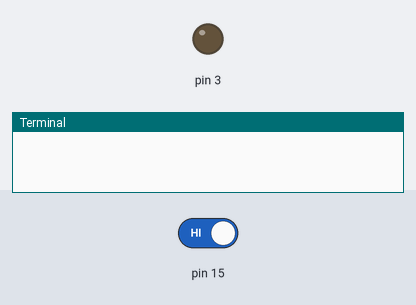
This program was run on a simulated Raspberry Pi (header pin numbers). Shown: output pins drawn as LEDs (lit = HIGH), the last lines printed to the terminal. The inputs (shaded band) are chosen by the test bench; at power-on: pin 15 HIGH.

Above: at 1.2 s.
1.3 s: pin 15 driven LOW
2.8 s: pin 15 driven HIGH
At 3.05 s:
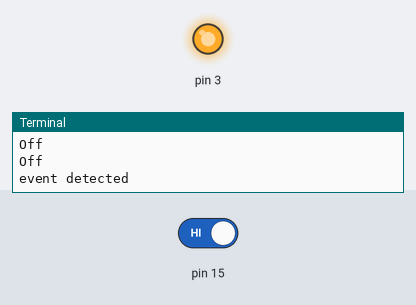
Timing chart, 0 to 5.8 s (numbered marks = the images above; inputs shaded):
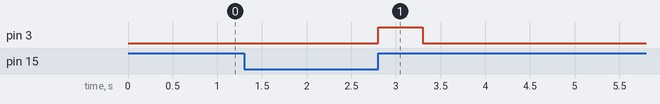

The program:

button_gpio.py
```python
import RPi.GPIO as GPIO
import time

GPIO.setwarnings(False)
GPIO.setmode(GPIO.BOARD)
GPIO.setup(15, GPIO.IN)
GPIO.setup(3, GPIO.OUT)
GPIO.add_event_detect(15, GPIO.RISING)

while True:
    if GPIO.input(15) == 0:
        print("Off")
    if GPIO.event_detected(15):
        print("event detected")
        GPIO.output(3, 1)
        time.sleep(0.5)
        GPIO.output(3, 0)
```

Measured:
- after the input at 2.8 s, pin 3: LOW → HIGH at once, → LOW 0.50 s later
